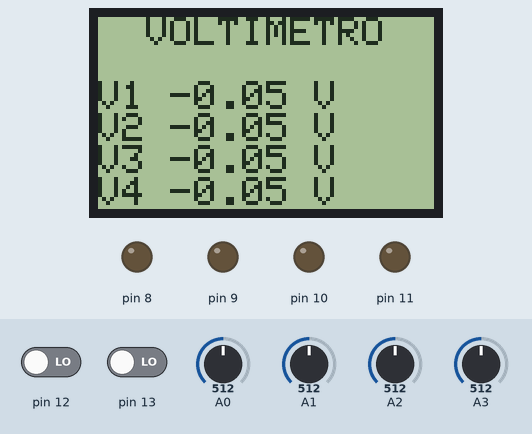
Simulated run of this sketch. Board: Arduino Uno, built with avr-gcc and run on an emulated ATmega328P. Shown: 84×48 one-colour display, output pins drawn as LEDs (lit = HIGH). Inputs (shaded band) come from the test bench; at power-on: pin 13 LOW, A0 = 512, A1 = 512, A2 = 512, pin 12 LOW, A3 = 512.

Above: at 1.2 s.
1.3 s: pin 13 driven HIGH
At 1.7 s:
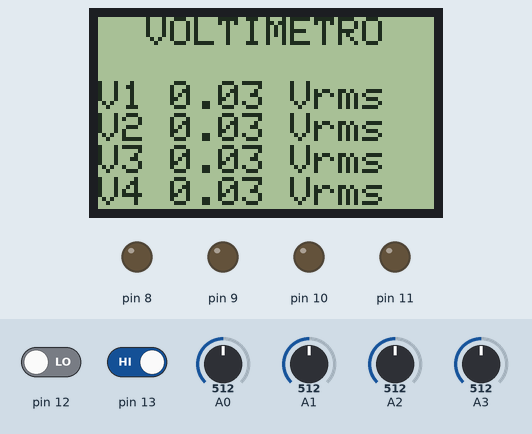
2.8 s: A0 set to 921
At 4.0 s:
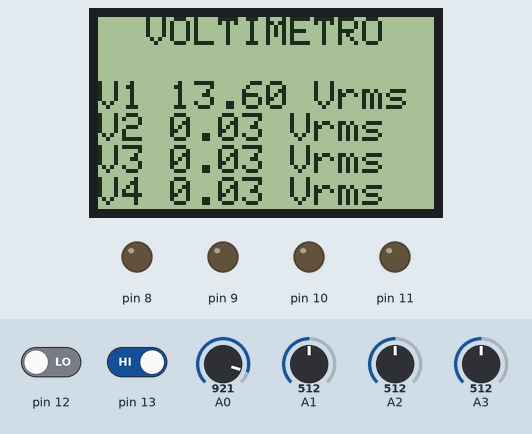
4.3 s: A0 set to 954
At 4.7 s:
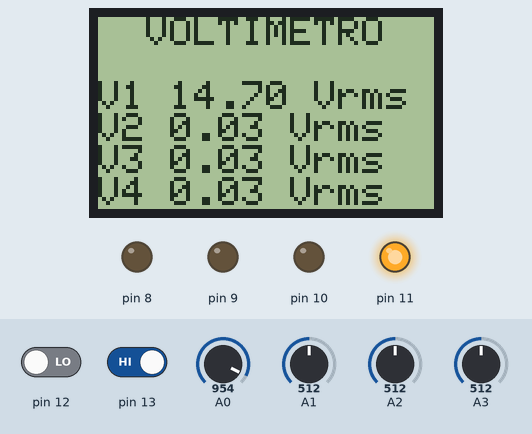
5.8 s: A1 set to 925
At 7.1 s:
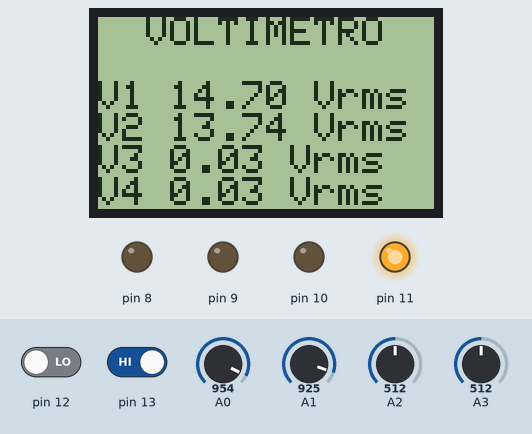
7.4 s: A1 set to 953
At 7.8 s:
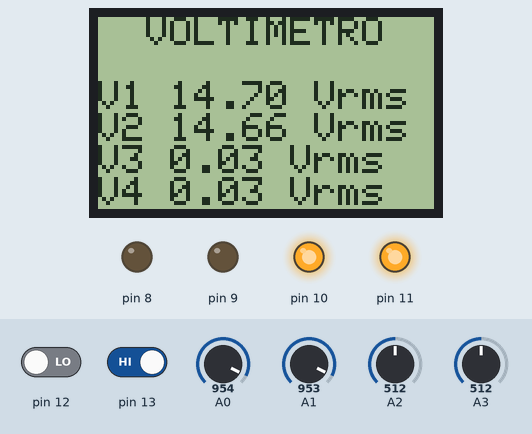
8.9 s: A2 set to 930
At 10.0 s:
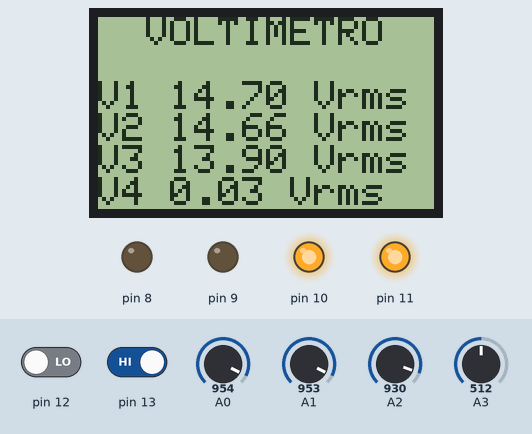
10.4 s: A2 set to 947
Timing chart, 0 to 12.9 s (numbered marks = the images above; inputs shaded):
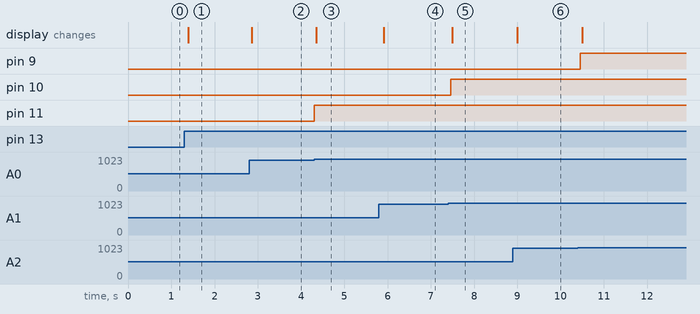

Measured:
- the behaviour switches between 937 and 938 on A0 (found by bisection; images 2 and 3)
- the behaviour switches between 937 and 938 on A1 (found by bisection; images 4 and 5)
- after the input at 1.3 s, the display: changes after 0.09 s (image 1)
- after the input at 2.8 s, the display: changes after 0.06 s (image 2)
- after the input at 4.3 s, pin 11: LOW → HIGH at once; the display: changes after 0.05 s (image 3)
- after the input at 5.8 s, the display: changes after 0.12 s (image 4)
- after the input at 7.4 s, pin 10: LOW → HIGH after 0.06 s; the display: changes after 0.10 s (image 5)
- after the input at 8.9 s, the display: changes after 0.09 s (image 6)
- after the input at 10.4 s, pin 9: LOW → HIGH after 0.06 s

The sketch:

voltimetro.ino
```cpp
#include <PCD8544.h>

/*
 * To use this sketch, connect the eight pins from your LCD like thus:
 *
 * Pin 1 -> +3.3V (rightmost, when facing the display head-on)
 * Pin 2 -> Arduino digital pin 3
 * Pin 3 -> Arduino digital pin 4
 * Pin 4 -> Arduino digital pin 5
 * Pin 5 -> Arduino digital pin 7
 * Pin 6 -> Ground
 * Pin 7 -> 10uF capacitor -> Ground
 * Pin 8 -> Arduino digital pin 6
 *
 * Since these LCDs are +3.3V devices, you have to add extra components to
 * connect it to the digital pins of the Arduino (not necessary if you are
 * using a 3.3V variant of the Arduino, such as Sparkfun's Arduino Pro).
 */

static PCD8544 lcd;

// Definición de los cuatro voltajes por medir
static float volt1 = 0.0;
static float volt2 = 0.0;
static float volt3 = 0.0;
static float volt4 = 0.0;

// Definición de los voltajes pico para el modo AC
float vp1 = 0.0;
float vp2 = 0.0;
float vp3 = 0.0;
float vp4 = 0.0;

// Definición de variable para cambio de modo DC/AC
bool modo_AC = false;

// Definición de variable para activar o desactivar la transmisión USART
bool transmitir = false;

// Definición de variable para refrescamiento de pantalla al cambiar de modo
bool refrescar = false;


// Función de configuración
void setup() {
  // Se define la resolución de la pantalla
  lcd.begin(84, 48);

  // Se define el baudrate para el puerto serial USART
  Serial.begin(9600, SERIAL_8N1);

  // Se definen los pines medidores de voltaje como entradas
  pinMode(A0, INPUT);
  pinMode(A1, INPUT);
  pinMode(A2, INPUT);
  pinMode(A3, INPUT);

  // Se definen los pines encargados de los leds de seguridad como salidas
  pinMode(8, OUTPUT);
  pinMode(9, OUTPUT);
  pinMode(10, OUTPUT);
  pinMode(11, OUTPUT);
}


// Función que actualiza los valores en pantalla
void refrescarPantalla(){
  // Mostrar el título
  lcd.setCursor(0, 0);
  lcd.print("  VOLTIMETRO");

  // Mostrar el voltaje 1
  lcd.setCursor(0, 2);
  lcd.print("V1 ");
  lcd.print(volt1);
  if (modo_AC) { lcd.print(" Vrms"); }
  else { lcd.print(" V"); }

  // Mostrar el voltaje 2
  lcd.setCursor(0, 3);
  lcd.print("V2 ");
  lcd.print(volt2);
  if (modo_AC) { lcd.print(" Vrms"); }
  else { lcd.print(" V"); }

  // Mostrar el voltaje 3
  lcd.setCursor(0, 4);
  lcd.print("V3 ");
  lcd.print(volt3);
  if (modo_AC) { lcd.print(" Vrms"); }
  else { lcd.print(" V"); }

  // Mostrar el voltaje 4
  lcd.setCursor(0, 5);
  lcd.print("V4 ");
  lcd.print(volt4);
  if (modo_AC) { lcd.print(" Vrms"); }
  else { lcd.print(" V"); }
}


// Función que envía los datos actuales mediante USART
void enviarDatos(){
  Serial.print(volt1);
  Serial.flush();
  Serial.print(volt2);
  Serial.flush();
  Serial.print(volt3);
  Serial.flush();
  Serial.print(volt4);
  Serial.flush();
  Serial.print(modo_AC);
  Serial.flush();
}


// Función para medir el valor Vp en AC
void medirAC(){
  vp1 = 0.0;
  vp2 = 0.0;
  vp3 = 0.0;
  vp4 = 0.0;

  for(int i = 0; i < 100; i++){ // Se realizan 100 mediciones
    // Primero se leen los pines
    int v1_tmp = analogRead(A0);
    int v2_tmp = analogRead(A1);
    int v3_tmp = analogRead(A2);
    int v4_tmp = analogRead(A3);

    // Se comparan sus valores con los anteriores
    if(v1_tmp > vp1) { vp1 = v1_tmp; }
    if(v2_tmp > vp2) { vp2 = v2_tmp; }
    if(v3_tmp > vp3) { vp3 = v3_tmp; }
    if(v4_tmp > vp4) { vp4 = v4_tmp; }

    delay(0.2); // 200 us de separación entre mediciones
  }
}


// Función para el control de los LEDs de alarma
void leds(){
  // Voltaje 1
  if(volt1 >= 20 || volt1 <= -20){
    digitalWrite(11, HIGH);
  } else {
    digitalWrite(11, LOW);
  }

  // Voltaje 2
  if(volt2 >= 20 || volt2 <= -20){
    digitalWrite(10, HIGH);
  } else {
    digitalWrite(10, LOW);
  }

  // Voltaje 3
  if(volt3 >= 20 || volt3 <= -20){
    digitalWrite(9, HIGH);
  } else {
    digitalWrite(9, LOW);
  }

  // Voltaje 4
  if(volt4 >= 20 || volt4 <= -20){
    digitalWrite(8, HIGH);
  } else {
    digitalWrite(8, LOW);
  }

}//fin void leds


void ledsAC(){
  // Voltaje 1
  if(volt1 >= 14.14){
    digitalWrite(11, HIGH);
  } else {
    digitalWrite(11, LOW);
  }

  // Voltaje 2
  if(volt2 >= 14.14){
    digitalWrite(10, HIGH);
  } else {
    digitalWrite(10, LOW);
  }

  // Voltaje 3
  if(volt3 >= 14.14){
    digitalWrite(9, HIGH);
  } else {
    digitalWrite(9, LOW);
  }

  // Voltaje 4
  if(volt4 >= 14.14){
    digitalWrite(8, HIGH);
  } else {
    digitalWrite(8, LOW);
  }

}//fin void ledsAC


// Ciclo central de operación
void loop() {
  // Se lee el pin 13 para verificar si se está operando en modo AC o DC

  if(digitalRead(13)){
    modo_AC = true;
    refrescar = true;
  } else {
    modo_AC = false;
    if(refrescar){ lcd.clear(); }
    refrescar = false;
  }

  if (modo_AC){
    medirAC();
    volt1 = ( (vp1 - 511.0) * 48.0/1023.0) / sqrt(2);
    volt2 = ( (vp2 - 511.0) * 48.0/1023.0) / sqrt(2);
    volt3 = ( (vp3 - 511.0) * 48.0/1023.0) / sqrt(2);
    volt4 = ( (vp4 - 511.0) * 48.0/1023.0) / sqrt(2);
    ledsAC();
    } else {
    volt1 = (511.0 - analogRead(A0)) * 48.0/1023.0;
    volt2 = (511.0 - analogRead(A1)) * 48.0/1023.0;
    volt3 = (511.0 - analogRead(A2)) * 48.0/1023.0;
    volt4 = (511.0 - analogRead(A3)) * 48.0/1023.0;
    leds();
  }


  refrescarPantalla();

  transmitir = digitalRead(12);
  if (transmitir){ enviarDatos(); }
}

/* EOF - voltimetro.ino */
```
